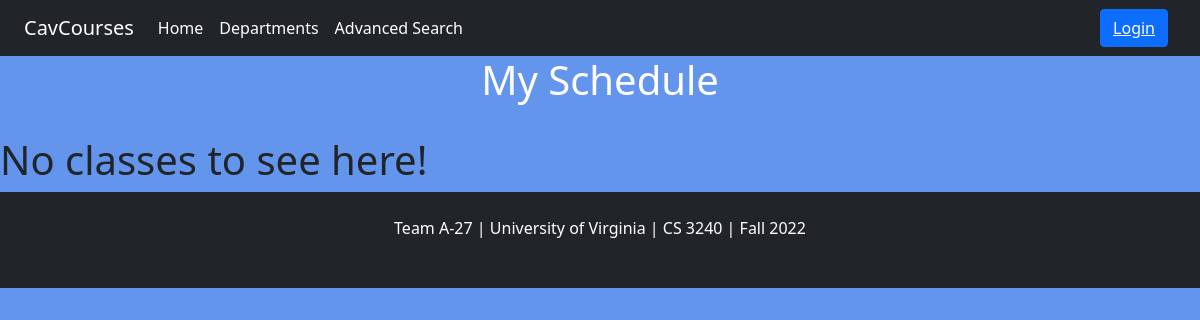
Page /schedule/1/ on the earlier database version.
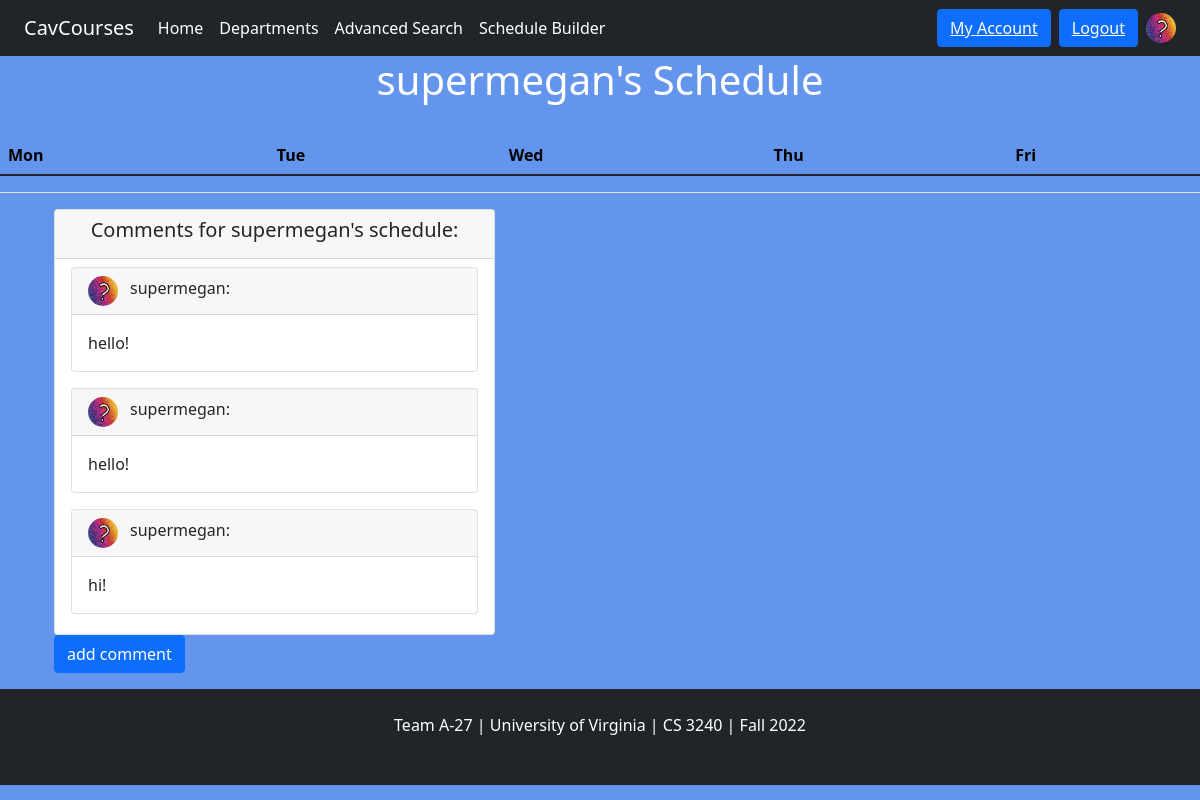
Same page on the later database version.
### classlist/models.py (models this page shows, shortened)
class Account(models.Model):
    USERNAME_FIELD = models.CharField(max_length=150, default="User") # something was demanding this be USERNAME_FIELD instead of username
    first_name = models.CharField(max_length=150, blank=True, default="User") # blank=True means that it is optional
    last_name = models.CharField(max_length=150, blank=True, default="Name")
    email = models.EmailField(max_length=150, default="none@gmail.com")
    last_login = models.DateTimeField('last date logged in', default=timezone.now)
    date_joined = models.DateTimeField('date joined', default=timezone.now)
    is_authenticated = models.BooleanField(default=True)
    is_anonymous = models.BooleanField(default=False)
    avatar = models.URLField(default='/static/classlist/default_account_image.png')
    account_created = models.BooleanField(default=False) # currently not used
    friends = models.ManyToManyField("Account", related_name='my_friends', blank=True)
    major = models.CharField(max_length=100, default=True)
    FIRST_YEAR = 1
    SECOND_YEAR = 2
    THIRD_YEAR = 3
    FOURTH_YEAR = 4
    OTHER = 5
    YEAR_IN_SCHOOL_CHOICES = [
        (FIRST_YEAR, 'First year'),
        (SECOND_YEAR, 'Second year'),
        (THIRD_YEAR, 'Third year'),
        (FOURTH_YEAR, 'Fourth year'),
        (OTHER, 'Other')
    ]
    year = models.IntegerField(choices=YEAR_IN_SCHOOL_CHOICES,default=OTHER)

class Comment(models.Model):
    from_user = models.ForeignKey(Account, related_name="my_comments", on_delete=models.CASCADE, blank=True)
    to_user = models.ForeignKey(Account, related_name="schedule_comments", on_delete=models.CASCADE, blank=True)
    text = models.CharField(max_length=250)

### classlist/views.py (the view)
# urls.py: path('schedule/', views.schedule_view, name ='schedule'),
def schedule_view(request, userID=None):
    if userID is None:
        if Account.objects.filter(email=request.user.email).exists():
            userID = Account.objects.get(email=request.user.email).id
        else:
            return HttpResponse('No associated schedule found!')
    if Account.objects.filter(id=userID):
        theUser = Account.objects.get(id=userID)
        if Schedule.objects.filter(scheduleUser=theUser).exists():
            schedule_obj = Schedule.objects.get(scheduleUser=theUser)
            schedule_context = {'the_schedule' : schedule_obj}
            meetings_list = []
            for section in schedule_obj.classRoster.all():
                meetings_for_section = Meetings.objects.filter(section=section)
                for meeting in meetings_for_section:
                    meetings_list.append(meeting)
            schedule_context['meetings_list'] = meetings_list
            comments_list = Comment.objects.filter(to_user=theUser)
            schedule_context['comments_list'] = comments_list
            schedule_context['user'] = theUser
            return render(request, 'classlist/schedule.html', schedule_context)
    else:
        return render(request, 'classlist/schedule.html', {})

### classlist/templates/classlist/schedule.html (shortened to what this page needs)
<html>
    {% extends "base.html" %}
    {% load bootstrap5 %}
{% block body %}
    <div class="text-center" style="color:white">
        {% if user.email == request.user.email %}
            <h1>My Schedule</h1>
        {% else %}
            <h1>{{user.USERNAME_FIELD}}'s Schedule</h1>
        {% endif %}
      <br>
    </div>
    {% if the_schedule %}
        <table class="table">
            <thead>
                <tr>
                    <th scope="col">Mon</th>
                    <th scope="col">Tue</th>
                    <th scope="col">Wed</th>
                    <th scope="col">Thu</th>
                    <th scope="col">Fri</th>
                </tr>
            </thead>
            {% if the_schedule.classRoster %}
                <tbody>
                    <tr>
                        <td>
                        </td>
                        <td>
                        </td>
                        <td>
                        </td>
                        <td>
                            <td>
                            </td>
                        </td>
                    </tr>
                </tbody>
            {% endif %}
        </table>
        <div class="container">
            <div class="card-deck">
                 {% if comments_list %}
                 <div class="justify-content-center">
                     <div class="row">
                         <div class="col-md-5">
                             <div class="card ccard radius-t-0 h-100">
                                 <div class="card-header pb-3 brc-secondary-l3">
                                     <h5 class="card-title mb-2 mb-md-0 text-dark-m3 text-center">
                                         Comments for {{user.USERNAME_FIELD}}'s schedule:
                                     </h5>
                                 </div>
                                 <div class="card-body pt-2 pb-1">
                                     {% for c in comments_list %}
                                         <div class="card mb-3" width="width:17rem">
                                             <div class="card-header">
                                                 <div class="col float-start">
                                                     <img src="{{c.from_user.avatar}}" class="rounded-circle" height="30" width="30">
                                                 </div>
                                                 <div class="row row-cols-2">
                                                     <div class="col"> {{c.from_user.USERNAME_FIELD}}:</div>
                                                 </div>
                                             </div>
                                             <div class="card-body"> {{c.text}} </div>
                                         </div>
                                     {% endfor %}
                                 </div>
                             </div>
                         </div>
                     </div>
                 </div>
             {% else %}
                 <p> No comments exist for this user's schedule. </p>
             {% endif %}
             <p>
             <a class="btn btn-primary" href='/classlist/schedule/{{user.id}}/add_comment'>
             add comment
             </a></p>
            </div>
        </div>
    {% else %}
        <h1>No classes to see here!</h1>
    {% endif %}
</body>
{% endblock %}

### templates/base.html (shortened to what this page needs)
<html>
    {% load socialaccount %}
    {% load bootstrap5 %}
    {% bootstrap_css %}
    {% load static %}
    <link href="https://cdn.jsdelivr.net/npm/bootstrap@5.1.1/dist/css/bootstrap.min.css" rel="stylesheet">
    <header>
        <nav class="navbar navbar-expand-lg navbar-dark bg-dark">
            <div class="container-fluid">
              <a class="navbar-brand" href="#">CavCourses</a>
              <div class="collapse navbar-collapse" id="navbarSupportedContent">
                <ul class="navbar-nav me-auto mb-2 mb-lg-0">
                  <li class="nav-item">
                    <a class="nav-link active" aria-current="page" href="{% url 'home' %}">Home</a>
                  </li>
                  <li class="nav-item">
                    <a class="nav-link active" href="{% url 'list' %}">Departments</a>
                  </li>
                  <li class="nav-item">
                    <a class="nav-link active" href="{% url 'advanced_search' %}">Advanced Search</a>
                  </li>
                  {% if user.is_authenticated %}
                  <li class="nav-item">
                    <a class="nav-link active" href="{% url 'schedule' %}">Schedule Builder</a>
                  </li>
                  {% endif %}
                </ul>
                {% if user.is_authenticated %}
                        <button class="btn me-2 btn-primary" type="button" role="button">
                            <a href="/classlist/my_account/" style="color:inherit"> My Account </a>
                        </button>
                        <button class="btn me-2 btn-primary" type="button" role="button">
                            <a href="/classlist/accounts/logout" style="color:inherit"> Logout </a>
                        </button>
                        <img src="{{user.avatar}}" class="rounded-circle" height="30" width="30">
                {% else %}
                        <button class="btn me-2 btn-primary" type="" color="#fff" role="button">
                            <a href="/classlist/accounts/google/login/?process=login" style="color:inherit"> Login </a>
                        </button>
                {% endif %}
              </div>
            </div>
        </nav>
    </header>
    {% block body %}
    {% endblock%}
    <body style="background-color: cornflowerblue"></body>
    <footer class="bg-dark text-center text-white">
        <div class="container p-4">
        <section class="mb-4">
            <p>
            Team A-27 | University of Virginia | CS 3240 | Fall 2022
            </p>
        </section>
        </div>
    </footer>
</html>

Differences in the rows shown:
added Account: avatar (placeholder picture), USERNAME_FIELD "supermegan"
now on this page (row edited): Comment: from_user.avatar (placeholder picture), from_user.USERNAME_FIELD "supermegan", text "hello!"
now on this page (row edited): Comment: from_user.avatar (placeholder picture), from_user.USERNAME_FIELD "supermegan", text "hello!"
now on this page (row edited): Comment: from_user.avatar (placeholder picture), from_user.USERNAME_FIELD "supermegan", text "hi!"
Other differences:
text no longer shown: "Login My Schedule No classes to see here!"
text now shown: "Schedule Builder My Account Logout 's Schedule Mon Tue Wed Thu Fri Comments for 's schedule: add comment"
